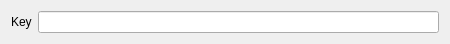
<?xml version="1.0" encoding="UTF-8"?>
<ui version="4.0">
 <class>Form</class>
 <widget class="QWidget" name="Form">
  <property name="geometry">
   <rect>
    <x>0</x>
    <y>0</y>
    <width>450</width>
    <height>44</height>
   </rect>
  </property>
  <property name="sizePolicy">
   <sizepolicy hsizetype="Preferred" vsizetype="MinimumExpanding">
    <horstretch>0</horstretch>
    <verstretch>0</verstretch>
   </sizepolicy>
  </property>
  <property name="windowTitle">
   <string>Form</string>
  </property>
  <layout class="QHBoxLayout" name="horizontalLayout">
   <property name="sizeConstraint">
    <enum>QLayout::SetDefaultConstraint</enum>
   </property>
   <item>
    <widget class="QLabel" name="label_key">
     <property name="sizePolicy">
      <sizepolicy hsizetype="Preferred" vsizetype="Fixed">
       <horstretch>0</horstretch>
       <verstretch>0</verstretch>
      </sizepolicy>
     </property>
     <property name="text">
      <string>Key</string>
     </property>
    </widget>
   </item>
   <item>
    <widget class="QLineEdit" name="value_field">
     <property name="minimumSize">
      <size>
       <width>400</width>
       <height>0</height>
      </size>
     </property>
    </widget>
   </item>
  </layout>
 </widget>
 <resources/>
 <connections/>
</ui>
